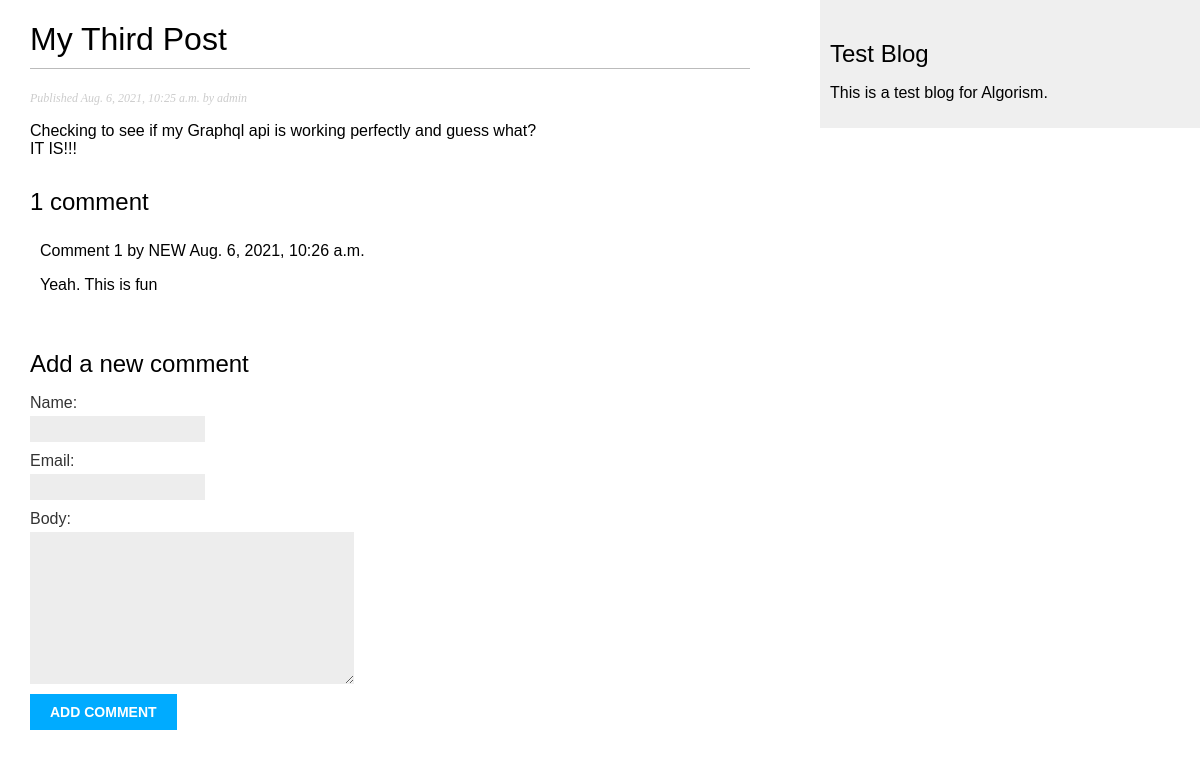
The app's page /myblog/2021/8/6/my-third-post/ with its own data.
### myblog/models.py (models this page shows, shortened)
class Post(models.Model):
    STATUS_CHOICES = (
        ('draft', 'Draft'),
        ('published', 'Published'),
    )
    title = models.CharField(max_length=250)
    description = models.CharField(max_length=400, default="Add a Description")
    slug = models.SlugField(max_length=250,
                            unique=True)
    author = models.ForeignKey(User,
                               on_delete=models.CASCADE,
                               related_name='blog_posts')
    body = models.TextField()
    publish = models.DateTimeField(default=timezone.now)
    created = models.DateTimeField(auto_now_add=True)
    updated = models.DateTimeField(auto_now=True)
    status = models.CharField(max_length=10,
                              choices=STATUS_CHOICES,
                              default='draft')
    class Meta:
        ordering = ('-publish',)

class Comment(models.Model):
    post = models.ForeignKey(Post,
                            on_delete=models.CASCADE,
                            related_name='comments')
    name = models.CharField(max_length=80)
    email = models.EmailField()
    body = models.TextField()
    created = models.DateTimeField(auto_now_add=True)
    updated = models.DateTimeField(auto_now=True)
    active = models.BooleanField(default=True)      #Boolean to deactivate inappropriate comments
    class Meta:
        ordering = ('created',)

### myblog/views.py (the view)
def post_detail(request, year, month, day, post):
    post = get_object_or_404(Post, slug=post,
                            status='published',
                            publish__year=year,
                            publish__month=month,
                            publish__day=day)
    comments = post.comments.filter(active=True)
    new_comment = None
    if request.method == 'POST':
        comment_form = CommentForm(data=request.POST)
        if comment_form.is_valid():
            new_comment = comment_form.save(commit=False)
            new_comment.post = post
            new_comment.save()
    else:
        comment_form = CommentForm()
    return render(request,
                 'myblog/post/detail.html',
                 {'post': post,
                  'comments': comments,
                  'new_comment':new_comment,
                  'comment_form':comment_form
                 })

### myblog/forms.py
class CommentForm (forms.ModelForm):
    class Meta:
        model = Comment
        fields = ('name','email','body')

### myblog/templates/myblog/post/detail.html (shortened to what this page needs)
{% extends "myblog/base.html" %}
{% block content %}
    <h1>{{ post.title }}</h1>
        <p class="date">
            Published {{ post.publish }} by {{ post.author }}
        </p>
    {{ post.body|linebreaks }}
    {% with comments.count as total_comments %}
        <h2>
            {{ total_comments }} comment{{ total_comments|pluralize }}
        </h2>
    {% endwith %}
    {% for comment in comments %}
        <div class="comment">
            <p class="info">
                Comment {{ forloop.counter }} by {{ comment.name }}
                {{ comment.created }}
            </p>
            {{ comment.body|linebreaks }}
        </div>
        {% empty %}
            <p>There are no comments yet.</p>
    {% endfor %}
    {% if new_comment %}
        <h2>Your comment has been added.</h2>
    {% else %}
        <h2>Add a new comment</h2>
        <form method="post">
            {{ comment_form.as_p }}
            <p><input type="submit" value="Add comment"></p>
        </form>
    {% endif %}
{% endblock %}

### myblog/static/css/myblog.css (style rules this page uses)
body { margin:0; padding:0; font-family:helvetica, sans-serif; }
h1 { font-weight:normal; border-bottom:1px solid #bbb; padding:0 0 10px 0; }
h2 { font-weight:normal; margin:30px 0 0; }
p.date { color:#ccc; font-family: georgia, serif; font-size: 12px; font-style: italic; }
label { float:left; clear:both; color:#333; margin-bottom:4px; }
input, textarea { clear:both; float:left; margin:0 0 10px; background:#ededed; border:0; padding:6px 10px; font-size:12px; }
input[type=submit] { font-weight:bold; background:#00abff; color:#fff; padding:10px 20px; font-size:14px; text-transform:uppercase; }
.comment { padding:10px; }

### records on screen
Post: title "My Third Post", publish "Aug. 6, 2021, 10:25 a.m.", author "admin", body "Checking to see if my Graphql api is working perfectly and guess what? IT IS!!!"
Comment: name "NEW", created "Aug. 6, 2021, 10:26 a.m.", body "Yeah. This is fun"

### other values on screen
{{ total_comments }} "1"
